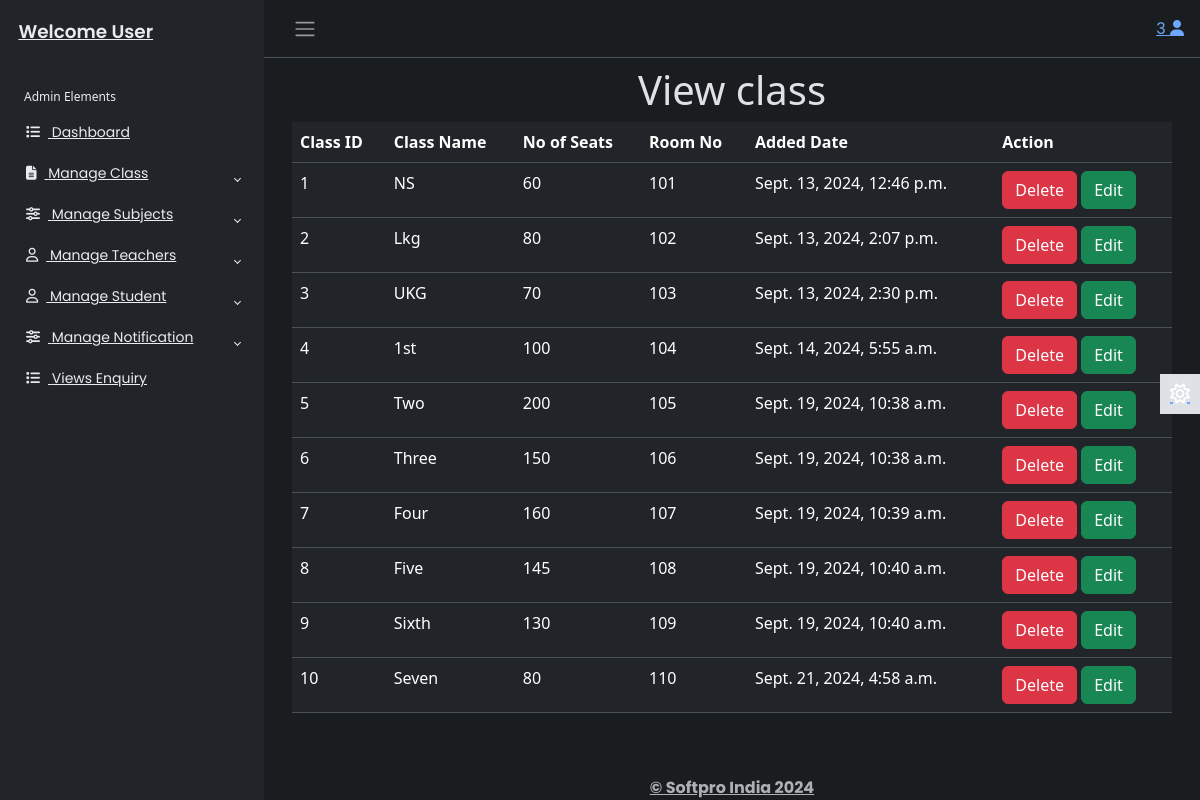
/adminapp/viewclass/ (signed in), run on the app's committed database.
### adminapp/models.py (models this page shows)
class Classes(models.Model):
    cid=models.IntegerField(primary_key=True,auto_created=True)
    class_name=models.CharField(max_length=30)
    seats=models.IntegerField()
    roomno=models.CharField(max_length=50)
    created_date=models.DateTimeField()

### adminapp/views.py (the view)
# urls.py: path('viewclass/',views.viewclass,name='viewclass'),
@cache_control(no_store=True,no_cache=True,must_revalidate=True)
def viewclass(req):
    try:
         if req.session['adminid']!=None:
             adminid=req.session['adminid']
             cl=Classes.objects.all()
             return render(req,'viewclass.html',{'adminid':adminid,'cl':cl})
    except KeyError:
        return redirect('login')

### adminapp/templates/viewclass.html
{% extends 'adminbase.html' %}
{% load static %}
{% block admin %}
<div class="row">
    <div class="col-sm-12">
        <h1 class="text-center">View class</h1>
        <table class="table">
            <tr>
                <th>Class ID</th>
                <th>Class Name</th>
                <th>No of Seats</th>
                <th>Room No</th>
                <th>Added Date</th>
                <th>Action</th>
            </tr>
            {% for c in cl %}
            <tr>
                <td>{{c.cid}}</td>
                <td>{{c.class_name}}</td>
                <td>{{c.seats}}</td>
                <td>{{c.roomno}}</td>
                <td>{{c.created_date}}</td>
                <td>
                    <a href="#" class="btn btn-danger">Delete</a>
                    <a href="{% url 'adminapp:editclass' id=c.cid %}" class="btn btn-success">Edit</a>
                </td>
            </tr>
            {% endfor %}
        </table>
    </div>
</div>
{%endblock%}

### adminapp/static/css/adminstyle.css (style rules this page uses)
body { font-family: 'Poppins', sans-serif; font-size: 0.875rem; opacity: 1; overflow-y: scroll; margin: 0; }
a { cursor: pointer; text-decoration: none; font-family: 'Poppins', sans-serif; }

### data on the page
Classes: cid "1", class_name "NS", seats "60", roomno "101", created_date "Sept. 13, 2024, 12:46 p.m."
Classes: cid "2", class_name "Lkg", seats "80", roomno "102", created_date "Sept. 13, 2024, 2:07 p.m."
Classes: cid "3", class_name "UKG", seats "70", roomno "103", created_date "Sept. 13, 2024, 2:30 p.m."
Classes: cid "4", class_name "1st", seats "100", roomno "104", created_date "Sept. 14, 2024, 5:55 a.m."
Classes: cid "5", class_name "Two", seats "200", roomno "105", created_date "Sept. 19, 2024, 10:38 a.m."
Classes: cid "6", class_name "Three", seats "150", roomno "106", created_date "Sept. 19, 2024, 10:38 a.m."
Classes: cid "7", class_name "Four", seats "160", roomno "107", created_date "Sept. 19, 2024, 10:39 a.m."
Classes: cid "8", class_name "Five", seats "145", roomno "108", created_date "Sept. 19, 2024, 10:40 a.m."
Classes: cid "9", class_name "Sixth", seats "130", roomno "109", created_date "Sept. 19, 2024, 10:40 a.m."
Classes: cid "10", class_name "Seven", seats "80", roomno "110", created_date "Sept. 21, 2024, 4:58 a.m."

### other printed values
{{ adminid }} "3"
